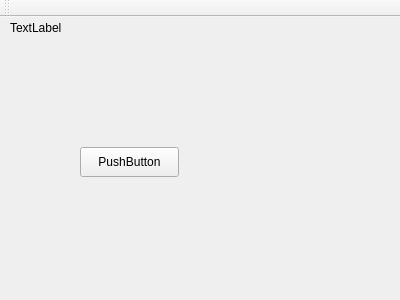
<?xml version="1.0" encoding="UTF-8"?>
<ui version="4.0">
 <class>MainWindow</class>
 <widget class="QMainWindow" name="MainWindow">
  <property name="geometry">
   <rect>
    <x>0</x>
    <y>0</y>
    <width>400</width>
    <height>300</height>
   </rect>
  </property>
  <property name="windowTitle">
   <string>MainWindow</string>
  </property>
  <widget class="QWidget" name="centralWidget">
   <widget class="QLabel" name="label">
    <property name="geometry">
     <rect>
      <x>10</x>
      <y>0</y>
      <width>381</width>
      <height>22</height>
     </rect>
    </property>
    <property name="text">
     <string>TextLabel</string>
    </property>
   </widget>
   <widget class="QPushButton" name="pushButton">
    <property name="geometry">
     <rect>
      <x>80</x>
      <y>130</y>
      <width>99</width>
      <height>30</height>
     </rect>
    </property>
    <property name="text">
     <string>PushButton</string>
    </property>
   </widget>
  </widget>
  <widget class="QToolBar" name="mainToolBar">
   <attribute name="toolBarArea">
    <enum>TopToolBarArea</enum>
   </attribute>
   <attribute name="toolBarBreak">
    <bool>false</bool>
   </attribute>
  </widget>
 </widget>
 <layoutdefault spacing="6" margin="11"/>
 <resources/>
 <connections/>
</ui>
